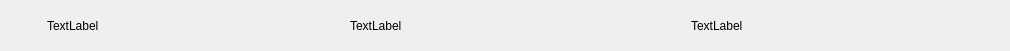
<?xml version="1.0" encoding="UTF-8"?>
<ui version="4.0">
 <class>listItemBox</class>
 <widget class="QWidget" name="listItemBox">
  <property name="geometry">
   <rect>
    <x>0</x>
    <y>0</y>
    <width>1010</width>
    <height>51</height>
   </rect>
  </property>
  <property name="windowTitle">
   <string>Form</string>
  </property>
  <layout class="QHBoxLayout" name="horizontalLayout">
   <property name="spacing">
    <number>0</number>
   </property>
   <property name="leftMargin">
    <number>0</number>
   </property>
   <property name="topMargin">
    <number>0</number>
   </property>
   <property name="rightMargin">
    <number>0</number>
   </property>
   <property name="bottomMargin">
    <number>0</number>
   </property>
   <item>
    <widget class="QWidget" name="ListItem_bg" native="true">
     <property name="styleSheet">
      <string notr="true"/>
     </property>
     <layout class="QHBoxLayout" name="horizontalLayout_2">
      <property name="spacing">
       <number>0</number>
      </property>
      <property name="leftMargin">
       <number>0</number>
      </property>
      <property name="topMargin">
       <number>0</number>
      </property>
      <property name="rightMargin">
       <number>0</number>
      </property>
      <property name="bottomMargin">
       <number>0</number>
      </property>
      <item>
       <widget class="QWidget" name="Musicname_box" native="true">
        <property name="minimumSize">
         <size>
          <width>328</width>
          <height>0</height>
         </size>
        </property>
        <property name="styleSheet">
         <string notr="true">QPushButton
{
border-radius:7px; /*设置按钮的边框圆⻆为 0 像素，
实现直⻆边缘*/
background-repeat:no-repeat; /* 背景图⽚不重复平铺
*/
border: none; /*⽆边框*/
background-position:center center; /*背景图⽚放置在
按钮的中⼼位置*/
}

/*悬停状态*/
QPushButton:hover
{
background-color: rgb(40,40,40); /*设置背景颜
⾊为半透明的红⾊*/
}
</string>
        </property>
        <layout class="QHBoxLayout" name="horizontalLayout_3">
         <item>
          <widget class="QPushButton" name="like_bt">
           <property name="minimumSize">
            <size>
             <width>32</width>
             <height>32</height>
            </size>
           </property>
           <property name="styleSheet">
            <string notr="true"/>
           </property>
           <property name="text">
            <string/>
           </property>
          </widget>
         </item>
         <item>
          <widget class="QLabel" name="Music_name">
           <property name="text">
            <string>TextLabel</string>
           </property>
          </widget>
         </item>
         <item>
          <spacer name="horizontalSpacer">
           <property name="orientation">
            <enum>Qt::Horizontal</enum>
           </property>
           <property name="sizeHint" stdset="0">
            <size>
             <width>222</width>
             <height>20</height>
            </size>
           </property>
          </spacer>
         </item>
        </layout>
       </widget>
      </item>
      <item>
       <widget class="QWidget" name="Musicsinger_box" native="true">
        <property name="minimumSize">
         <size>
          <width>328</width>
          <height>0</height>
         </size>
        </property>
        <layout class="QHBoxLayout" name="horizontalLayout_4">
         <item>
          <widget class="QLabel" name="Music_singer">
           <property name="text">
            <string>TextLabel</string>
           </property>
          </widget>
         </item>
         <item>
          <spacer name="horizontalSpacer_2">
           <property name="orientation">
            <enum>Qt::Horizontal</enum>
           </property>
           <property name="sizeHint" stdset="0">
            <size>
             <width>260</width>
             <height>20</height>
            </size>
           </property>
          </spacer>
         </item>
        </layout>
       </widget>
      </item>
      <item>
       <widget class="QWidget" name="Musicalbum_box" native="true">
        <property name="minimumSize">
         <size>
          <width>328</width>
          <height>0</height>
         </size>
        </property>
        <property name="maximumSize">
         <size>
          <width>328</width>
          <height>16777215</height>
         </size>
        </property>
        <layout class="QHBoxLayout" name="horizontalLayout_5">
         <item>
          <widget class="QLabel" name="Music_album">
           <property name="text">
            <string>TextLabel</string>
           </property>
          </widget>
         </item>
         <item>
          <spacer name="horizontalSpacer_3">
           <property name="orientation">
            <enum>Qt::Horizontal</enum>
           </property>
           <property name="sizeHint" stdset="0">
            <size>
             <width>247</width>
             <height>20</height>
            </size>
           </property>
          </spacer>
         </item>
        </layout>
       </widget>
      </item>
     </layout>
    </widget>
   </item>
  </layout>
 </widget>
 <resources/>
 <connections/>
</ui>
